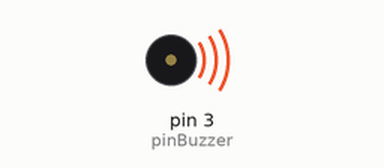
Recording of a sketch running on a simulated Arduino Uno, built with avr-gcc and run on an emulated ATmega328P. Shown: buzzer (waves = sounding, pin HIGH).

Above: at 0.5 s.
Timing chart, 0 to 4.6 s (numbered marks = the images above):
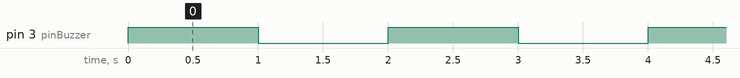

Measured:
- by itself, pin 3 (pinBuzzer): alternates HIGH for 1.0 s and LOW for 1.0 s

The sketch:

membunyikan_buzzer.ino
```cpp
#define pinBuzzer 3

void setup() {
  // put your setup code here, to run once:
  pinMode(pinBuzzer, OUTPUT);
}

void loop() {
  // put your main code here, to run repeatedly:
  digitalWrite(pinBuzzer, HIGH);
  delay(1000);
  digitalWrite(pinBuzzer, LOW);
  delay(1000);
}
```
